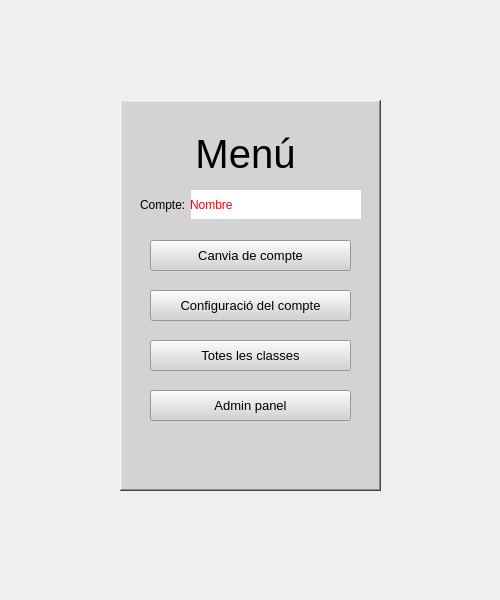
<?xml version="1.0" encoding="UTF-8"?>
<ui version="4.0">
 <class>Form</class>
 <widget class="QWidget" name="Form">
  <property name="geometry">
   <rect>
    <x>0</x>
    <y>0</y>
    <width>500</width>
    <height>600</height>
   </rect>
  </property>
  <property name="windowTitle">
   <string>Form</string>
  </property>
  <widget class="QFrame" name="frame">
   <property name="geometry">
    <rect>
     <x>120</x>
     <y>100</y>
     <width>261</width>
     <height>391</height>
    </rect>
   </property>
   <property name="styleSheet">
    <string notr="true">background-color: rgb(211, 211, 211);</string>
   </property>
   <property name="frameShape">
    <enum>QFrame::WinPanel</enum>
   </property>
   <property name="frameShadow">
    <enum>QFrame::Raised</enum>
   </property>
   <property name="lineWidth">
    <number>2</number>
   </property>
   <property name="midLineWidth">
    <number>0</number>
   </property>
   <widget class="QLabel" name="nameLabel">
    <property name="geometry">
     <rect>
      <x>70</x>
      <y>90</y>
      <width>171</width>
      <height>29</height>
     </rect>
    </property>
    <property name="styleSheet">
     <string notr="true">color: rgb(255, 0, 0);
background-color: rgb(255, 255, 255);</string>
    </property>
    <property name="text">
     <string>Nombre</string>
    </property>
   </widget>
   <widget class="QLabel" name="acnameLabel">
    <property name="geometry">
     <rect>
      <x>20</x>
      <y>90</y>
      <width>51</width>
      <height>29</height>
     </rect>
    </property>
    <property name="styleSheet">
     <string notr="true"/>
    </property>
    <property name="text">
     <string>Compte:</string>
    </property>
   </widget>
   <widget class="QPushButton" name="acchangeButton">
    <property name="geometry">
     <rect>
      <x>30</x>
      <y>140</y>
      <width>201</width>
      <height>31</height>
     </rect>
    </property>
    <property name="font">
     <font>
      <pointsize>10</pointsize>
     </font>
    </property>
    <property name="text">
     <string>Canvia de compte</string>
    </property>
   </widget>
   <widget class="QLabel" name="menuLabel">
    <property name="geometry">
     <rect>
      <x>50</x>
      <y>20</y>
      <width>151</width>
      <height>57</height>
     </rect>
    </property>
    <property name="font">
     <font>
      <family>Arial</family>
      <pointsize>30</pointsize>
     </font>
    </property>
    <property name="layoutDirection">
     <enum>Qt::LeftToRight</enum>
    </property>
    <property name="locale">
     <locale language="English" country="Kenya"/>
    </property>
    <property name="text">
     <string>Menú</string>
    </property>
    <property name="textFormat">
     <enum>Qt::AutoText</enum>
    </property>
    <property name="alignment">
     <set>Qt::AlignBottom|Qt::AlignHCenter</set>
    </property>
   </widget>
   <widget class="QPushButton" name="prefButton">
    <property name="geometry">
     <rect>
      <x>30</x>
      <y>190</y>
      <width>201</width>
      <height>31</height>
     </rect>
    </property>
    <property name="font">
     <font>
      <pointsize>10</pointsize>
     </font>
    </property>
    <property name="text">
     <string>Configuració del compte</string>
    </property>
   </widget>
   <widget class="QPushButton" name="everyclassButton">
    <property name="geometry">
     <rect>
      <x>30</x>
      <y>240</y>
      <width>201</width>
      <height>31</height>
     </rect>
    </property>
    <property name="font">
     <font>
      <pointsize>10</pointsize>
     </font>
    </property>
    <property name="text">
     <string>Totes les classes</string>
    </property>
   </widget>
   <widget class="QPushButton" name="admpanelButton">
    <property name="geometry">
     <rect>
      <x>30</x>
      <y>290</y>
      <width>201</width>
      <height>31</height>
     </rect>
    </property>
    <property name="font">
     <font>
      <pointsize>10</pointsize>
     </font>
    </property>
    <property name="text">
     <string>Admin panel</string>
    </property>
   </widget>
  </widget>
 </widget>
 <resources/>
 <connections/>
</ui>
